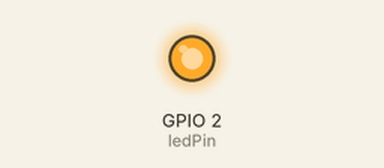
This sketch was run on a simulated ESP8266 (NodeMCU). Parts: output pins drawn as LEDs (lit = HIGH). WiFi joins after 1.5 s; servers stay silent unless stated.

Above: at 0.1 s.
At 2.8 s:
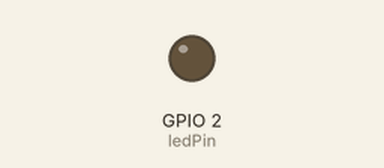
Timing chart, 0 to 4.3 s (numbered marks = the images above):
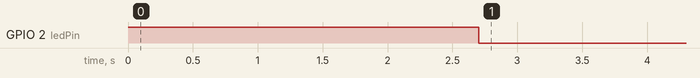

The sketch:

ESPCode.ino
```cpp
#include <ESP8266WiFi.h>
#include <WiFiClient.h>
#include <ESP8266WebServer.h>
#include <ESP8266HTTPClient.h>

// Connection to local WiFi network
const char* ssid = "WiFi_name"; // Name of the newtrok
const char* password = "WiFi_pass";  // Password

int ledPin = 2; // GPIO2 of ESP-01S (low -> ON, high -> OFF)

// Max size of serial data
const byte numChars = 32;

// Loop counter
int counter = 0;


void setup()
{
  // Set serial
  Serial.begin(9600);

  // Set LED pin and turn it off
  pinMode(ledPin, OUTPUT);
  digitalWrite(ledPin, HIGH);

  // Set WiFi data
  WiFi.begin(ssid, password);

  // Connect to WiFi
  while (WiFi.status() != WL_CONNECTED) {
    delay(500);
  }

}

void loop()
{
  // Every 10 loops (~ 1x per second)
  if(counter == 10)
  {
    // Check LED status on API
    updateLED();
    counter = 0;
  }

  // Get data from serial
  int data = recvIntWithStartEndMarkers();

  // If we have data call API
  if(data >= 0)
  {
      addMoistureValue(data);
  }

  counter++;

  delay(100);  // Delay for 0.1 sec
}

// Function that checks API and turns LED ON/OFF
void updateLED()
{
  HTTPClient http;

  // Link to API
  String link = "http://[server]/ArduinoGarden/api/Garden/GetValue";
  http.begin(link);

  // Basic authentication
  http.addHeader("Authorization", "Basic [token]");

  // Get data from API
  int httpCode = http.GET();
  String payload = http.getString();

  //If data == "0" turn LED off, else turn LED on
  if(payload == "\"0\"")
  {
    digitalWrite(ledPin, HIGH);
  }
  else
  {
    digitalWrite(ledPin, LOW);
  }

  http.end();
}

// Function for sending moisture value to the server
void addMoistureValue(int value)
{
  HTTPClient http;

  // Link to API
  String link = "http://[server]/ArduinoGarden/api/Garden/AddMoistureValue/"+ String(value);
  http.begin(link);

  // Basic authentication
  http.addHeader("Authorization", "Basic [token]");

  //Call API
  int httpCode = http.GET();
  http.getString();
  http.end();
}


// Function for reciving serial data
int recvIntWithStartEndMarkers()
{
  //Default value (end of string)
  char receivedChars[numChars] = "\0";

  boolean newData = false;

  static boolean recvInProgress = false;
  static byte ndx = 0;
  char startMarker = '<';
  char endMarker = '>';
  char rc;

  // If we are reciving serial data
  while (Serial.available() > 0 && newData == false)
  {
    rc = Serial.read();

    if (recvInProgress == true)
    {
      if (rc != endMarker)
      {
        receivedChars[ndx] = rc;
        ndx++;
        if (ndx >= numChars)
        {
          ndx = numChars - 1;
        }
      }
      else
      {
        receivedChars[ndx] = '\0'; // terminate the string
        recvInProgress = false;
        ndx = 0;
        newData = true;
      }
    }

    else if (rc == startMarker)
    {
      recvInProgress = true;
    }
  }

  // If we didn't recive anything return -1. Else return recived integer
  if(receivedChars[0] == '\0')
  {
    return -1;
  }
  else
  {
    return atoi(receivedChars);
  }
}
```

Measured:
- by itself, GPIO 2 (ledPin): HIGH → LOW at 2.7 s
